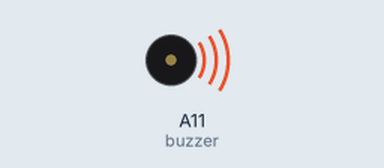
The sketch below on a simulated Arduino Mega 2560, built with avr-gcc and run on an emulated ATmega2560. Shown: buzzer (waves = sounding, pin HIGH).

Above: at 1.5 s.
At 3.5 s:
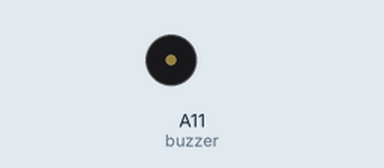
Timing chart, 0 to 5.2 s (numbered marks = the images above):
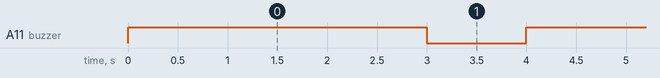

Measured:
- by itself, A11 (buzzer): alternates HIGH for 3.0 s and LOW for 1.0 s

The sketch:

youyuanfengmingqi.ino
```cpp
#define buzzer A11//设置控制蜂鸣器的数字IO脚
void setup()
{
 pinMode(buzzer,OUTPUT);//设置数字IO脚模式，OUTPUT为输出
}
void loop()
{
digitalWrite(buzzer,HIGH);
delay(3000);
digitalWrite(buzzer,LOW);
delay(1000);
}
```
